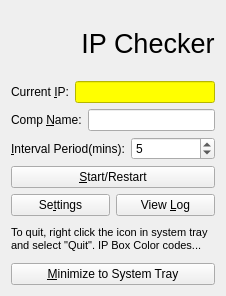
<?xml version="1.0" encoding="UTF-8"?>
<ui version="4.0">
 <class>dlgIPChecker</class>
 <widget class="QWidget" name="dlgIPChecker">
  <property name="geometry">
   <rect>
    <x>0</x>
    <y>0</y>
    <width>226</width>
    <height>296</height>
   </rect>
  </property>
  <property name="minimumSize">
   <size>
    <width>220</width>
    <height>275</height>
   </size>
  </property>
  <property name="windowTitle">
   <string>IP Checker</string>
  </property>
  <property name="windowIcon">
   <iconset resource="../res/IPChecker.qrc">
    <normaloff>:/icon.png</normaloff>:/icon.png</iconset>
  </property>
  <layout class="QGridLayout" name="gridLayout">
   <item row="0" column="0">
    <layout class="QHBoxLayout" name="horizontalLayout_3">
     <item>
      <widget class="QLabel" name="lblIcon">
       <property name="sizePolicy">
        <sizepolicy hsizetype="Fixed" vsizetype="Fixed">
         <horstretch>0</horstretch>
         <verstretch>0</verstretch>
        </sizepolicy>
       </property>
       <property name="minimumSize">
        <size>
         <width>64</width>
         <height>64</height>
        </size>
       </property>
       <property name="lineWidth">
        <number>0</number>
       </property>
       <property name="text">
        <string/>
       </property>
       <property name="pixmap">
        <pixmap resource="../res/IPChecker.qrc">:/icon.png</pixmap>
       </property>
       <property name="scaledContents">
        <bool>true</bool>
       </property>
      </widget>
     </item>
     <item>
      <widget class="QLabel" name="lblTItle">
       <property name="minimumSize">
        <size>
         <width>0</width>
         <height>64</height>
        </size>
       </property>
       <property name="font">
        <font>
         <pointsize>20</pointsize>
        </font>
       </property>
       <property name="text">
        <string>IP Checker</string>
       </property>
       <property name="alignment">
        <set>Qt::AlignCenter</set>
       </property>
       <property name="margin">
        <number>-6</number>
       </property>
      </widget>
     </item>
    </layout>
   </item>
   <item row="1" column="0">
    <layout class="QHBoxLayout">
     <item>
      <widget class="QLabel" name="lblCurrentIP">
       <property name="text">
        <string>Current &amp;IP:</string>
       </property>
       <property name="buddy">
        <cstring>txtCurrentIP</cstring>
       </property>
      </widget>
     </item>
     <item>
      <widget class="QLineEdit" name="txtCurrentIP">
       <property name="styleSheet">
        <string notr="true">background:yellow; color:black;</string>
       </property>
       <property name="text">
        <string/>
       </property>
       <property name="readOnly">
        <bool>true</bool>
       </property>
      </widget>
     </item>
    </layout>
   </item>
   <item row="2" column="0">
    <layout class="QHBoxLayout">
     <item>
      <widget class="QLabel" name="lblCompName">
       <property name="text">
        <string>Comp &amp;Name:</string>
       </property>
       <property name="buddy">
        <cstring>txtCompName</cstring>
       </property>
      </widget>
     </item>
     <item>
      <widget class="QLineEdit" name="txtCompName"/>
     </item>
    </layout>
   </item>
   <item row="3" column="0">
    <layout class="QHBoxLayout" name="horizontalLayout">
     <item>
      <widget class="QLabel" name="lblInterval">
       <property name="text">
        <string>&amp;Interval Period(mins):</string>
       </property>
       <property name="buddy">
        <cstring>spinInterval</cstring>
       </property>
      </widget>
     </item>
     <item>
      <widget class="QSpinBox" name="spinInterval">
       <property name="minimum">
        <number>1</number>
       </property>
       <property name="maximum">
        <number>999</number>
       </property>
       <property name="singleStep">
        <number>1</number>
       </property>
       <property name="value">
        <number>5</number>
       </property>
      </widget>
     </item>
    </layout>
   </item>
   <item row="4" column="0">
    <layout class="QHBoxLayout">
     <item>
      <widget class="QPushButton" name="btnStart">
       <property name="text">
        <string>&amp;Start/Restart</string>
       </property>
      </widget>
     </item>
    </layout>
   </item>
   <item row="5" column="0">
    <layout class="QHBoxLayout" name="horizontalLayout_2">
     <item>
      <widget class="QPushButton" name="btnSettings">
       <property name="text">
        <string>Se&amp;ttings</string>
       </property>
      </widget>
     </item>
     <item>
      <widget class="QPushButton" name="btnViewLog">
       <property name="text">
        <string>View &amp;Log</string>
       </property>
      </widget>
     </item>
    </layout>
   </item>
   <item row="6" column="0">
    <widget class="QLabel" name="lblHelpMsg">
     <property name="text">
      <string>&lt;!DOCTYPE HTML PUBLIC &quot;-//W3C//DTD HTML 4.0//EN&quot; &quot;http://www.w3.org/TR/REC-html40/strict.dtd&quot;&gt;
&lt;html&gt;&lt;head&gt;&lt;meta name=&quot;qrichtext&quot; content=&quot;1&quot; /&gt;&lt;style type=&quot;text/css&quot;&gt;
p, li { white-space: pre-wrap; }
&lt;/style&gt;&lt;/head&gt;&lt;body style=&quot; font-family:'MS Shell Dlg 2'; font-size:8.25pt; font-weight:400; font-style:normal;&quot;&gt;
&lt;p style=&quot; margin-top:0px; margin-bottom:0px; margin-left:0px; margin-right:0px; -qt-block-indent:0; text-indent:0px;&quot;&gt;&lt;span style=&quot; font-size:8pt;&quot;&gt;To quit, right click the icon in system tray and select &quot;Quit&quot;.&lt;/span&gt;&amp;nbsp;&lt;a href&gt;IP Box Color codes...&lt;/a&gt;&lt;/p&gt;&lt;/body&gt;&lt;/html&gt;</string>
     </property>
     <property name="wordWrap">
      <bool>true</bool>
     </property>
    </widget>
   </item>
   <item row="7" column="0">
    <widget class="QPushButton" name="btnClose">
     <property name="text">
      <string>&amp;Minimize to System Tray</string>
     </property>
    </widget>
   </item>
  </layout>
 </widget>
 <resources>
  <include location="../res/IPChecker.qrc"/>
 </resources>
 <connections/>
</ui>
